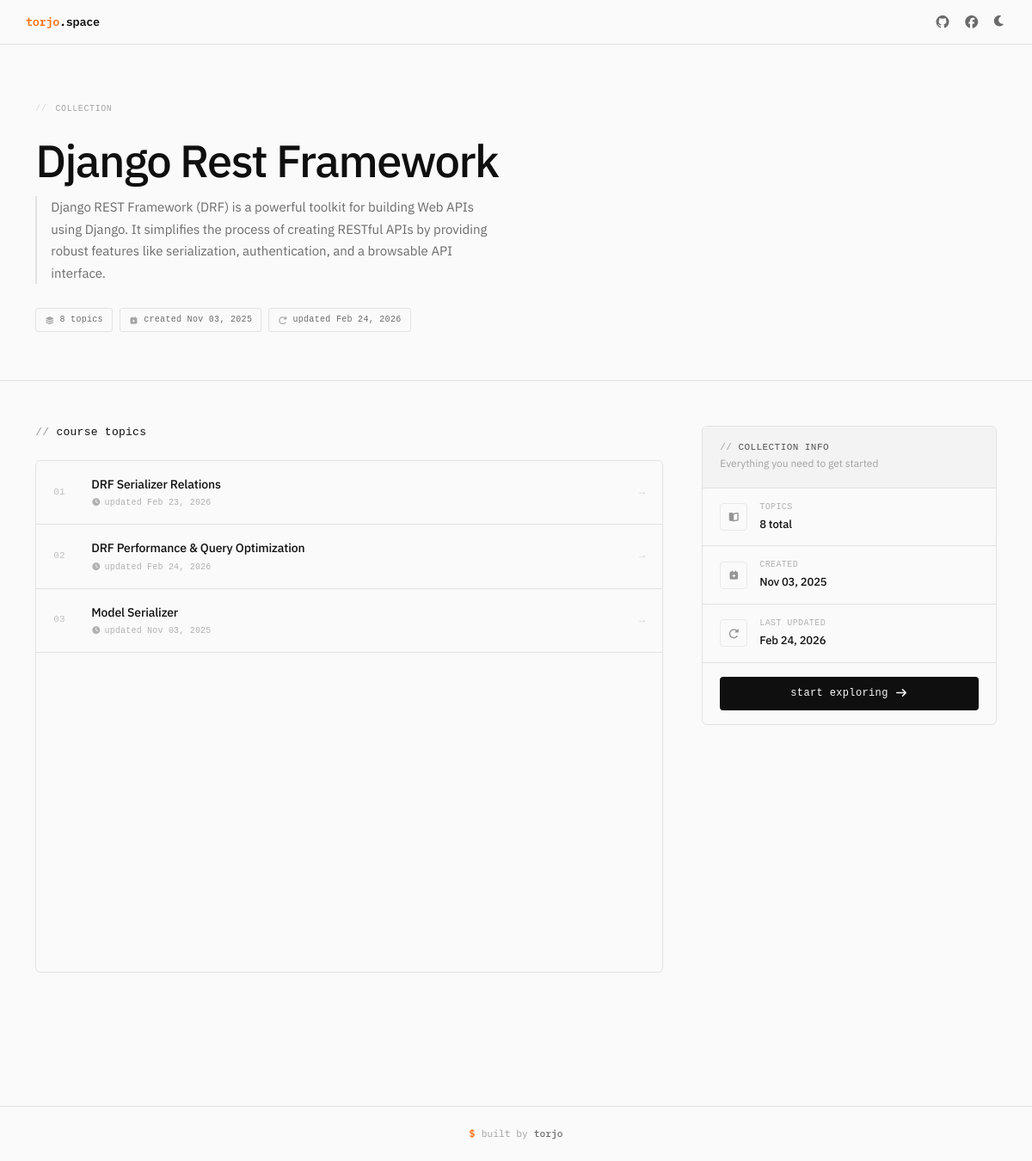
The page /collection/django-rest-framework/ on the database as committed earlier.
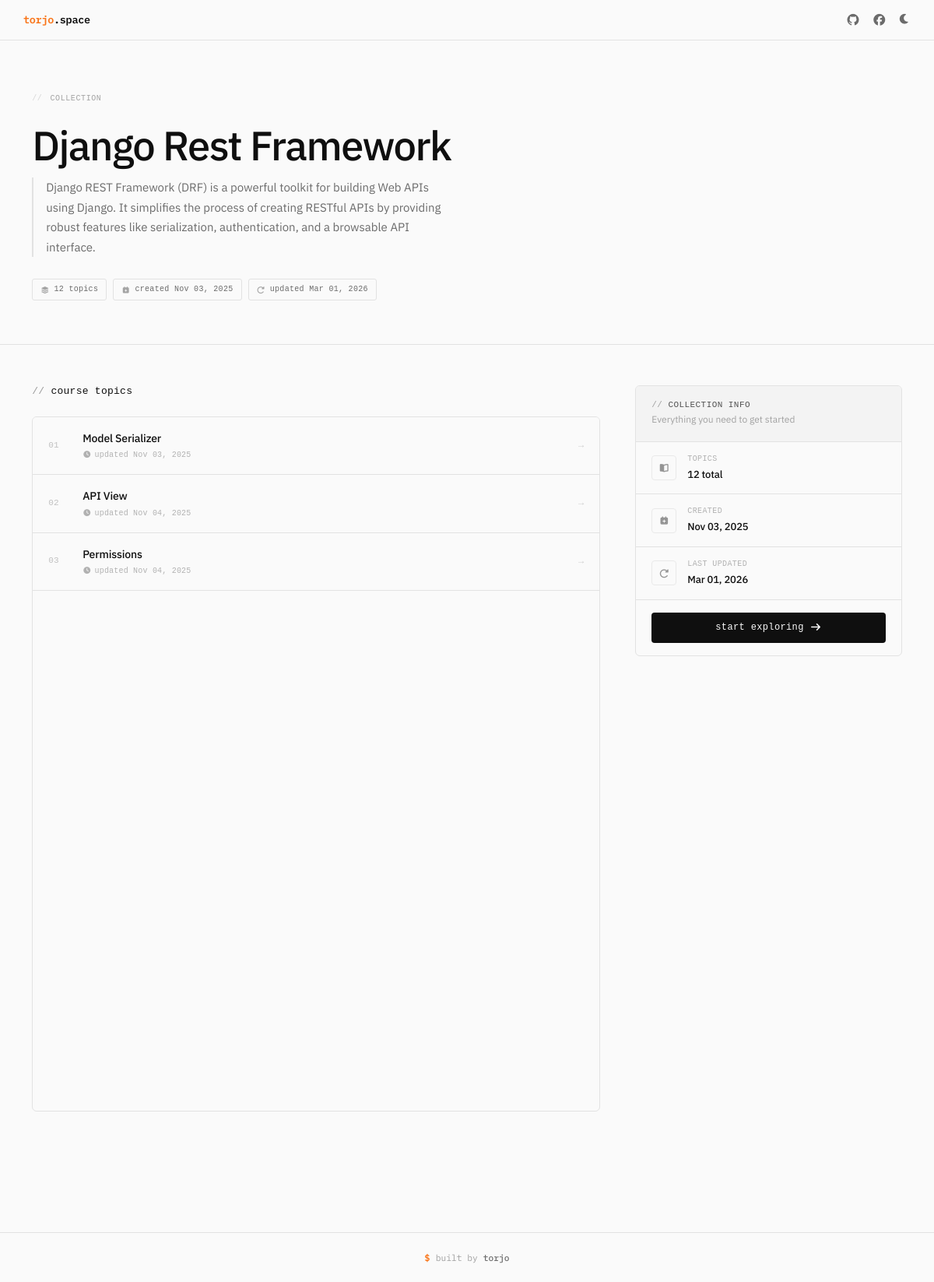
The same page on the database as committed later.
### doc/models.py (models this page shows, shortened)
class Collection(models.Model):
    title = models.CharField(max_length=200)
    slug = models.SlugField(unique=True, blank=True)
    description = models.TextField()
    created_by = models.ForeignKey(User, on_delete=models.CASCADE)
    created_at = models.DateTimeField(auto_now_add=True)
    updated_at = models.DateTimeField(auto_now=True)
    is_published = models.BooleanField(default=False)
    bg = models.ImageField(upload_to='collection_backgrounds/', blank=True, null=True)
    class Meta:
        ordering = ['-created_at']
    def __str__(self):
        return self.title

class Topic(models.Model):
    collection = models.ForeignKey(Collection, on_delete=models.CASCADE, related_name='topics')
    title = models.CharField(max_length=200)
    slug = models.SlugField(blank=True)
    order = models.PositiveIntegerField(default=0)
    group = models.CharField(max_length=100, blank=True, null=True)
    created_at = models.DateTimeField(auto_now_add=True)
    updated_at = models.DateTimeField(auto_now=True)
    class Meta:
        ordering = ['order', 'created_at']
        unique_together = ['collection', 'slug']

### doc/views.py (the view)
# urls.py: path('collection/<slug:slug>/', views.collection_detail, name='collection_detail'),
def collection_detail(request, slug):
    collection = Collection.objects.get(slug=slug)
    print('collection:', collection)
    topics = collection.topics.all()
    return render(request, 'doc/collection_detail.html', {'collection': collection, 'topics': topics})

### doc/templates/doc/collection_detail.html (shortened to what this page needs)
{% extends 'doc/base.html' %}
{% block content %}
{% load static %}
<section class="collection-hero">
    <div class="container">
        <div class="hero-eyebrow">collection</div>
        <h1>{{ collection.title }}</h1>
        <p class="hero-desc">{{ collection.description }}</p>
        <div class="hero-meta">
            <span class="meta-chip"><i class="fas fa-layer-group"></i> {{ topics.count }} topics</span>
            <span class="meta-chip"><i class="fas fa-calendar-plus"></i>
                created {{ collection.created_at|date:"M d, Y" }}</span>
            <span class="meta-chip"><i class="fas fa-rotate-right"></i>
                updated {{ collection.updated_at|date:"M d, Y" }}
            </span>
        </div>
    </div>
</section>
<section class="content-section">
    <div class="container">
        <div class="row g-5">
            <div class="col-lg-8">
                <div class="section-label fade-up">
                    <h3>course topics</h3>
                </div>
                {% if topics %}
                <div class="topic-list">
                    {% for topic in topics %}
                    <a href="{% url 'topic_detail' topic.id %}" class="topic-card fade-up">
                        <span class="topic-num">{{ forloop.counter|stringformat:"02d" }}</span>
                        <div class="topic-info">
                            <div class="topic-title">{{ topic.title }}</div>
                            <div class="topic-date">
                                <i class="fas fa-clock"></i>updated {{ topic.updated_at|date:"M d, Y" }}
                            </div>
                        </div>
                        <span class="topic-arrow">→</span>
                    </a>
                    {% endfor %}
                </div>
                {% else %}
                <div class="empty-state fade-up">
                    <p>no topics available yet in this collection</p>
                </div>
                {% endif %}
            </div>
            <div class="col-lg-4 fade-up">
                <div class="sidebar-card">
                    <div class="sidebar-header">
                        <h5>collection info</h5>
                        <p>Everything you need to get started</p>
                    </div>
                    <div class="sidebar-body">
                        <div class="stat-row">
                            <div class="stat-icon"><i class="fas fa-book-open"></i></div>
                            <div>
                                <div class="stat-label">topics</div>
                                <div class="stat-value">{{ topics.count }} total</div>
                            </div>
                        </div>
                        <div class="stat-row">
                            <div class="stat-icon"><i class="fas fa-calendar-plus"></i></div>
                            <div>
                                <div class="stat-label">created</div>
                                <div class="stat-value">{{ collection.created_at|date:"M d, Y" }}</div>
                            </div>
                        </div>
                        <div class="stat-row">
                            <div class="stat-icon"><i class="fas fa-rotate-right"></i></div>
                            <div>
                                <div class="stat-label">last updated</div>
                                <div class="stat-value">{{ collection.updated_at|date:"M d, Y" }}</div>
                            </div>
                        </div>
                    </div>
                    <div class="sidebar-footer">
                        {% if topics %}
                        <a href="{% url 'topic_detail' topics.0.id %}" class="start-btn">
                            start exploring <i class="fas fa-arrow-right"></i>
                        </a>
                        {% else %}
                        <button class="start-btn" disabled>no topics yet</button>
                        {% endif %}
                    </div>
                </div>
            </div>
        </div>
    </div>
</section>
{% endblock %}

Rows that differ between the two databases and show on the page:
no longer on this page (row edited): Topic: title "DRF Serializer Relations", updated_at "Feb 23, 2026"
no longer on this page (row edited): Topic: title "DRF Performance & Query Optimization", updated_at "Feb 24, 2026"
changed Collection "Django Rest Framework": count "8" → "12"; updated_at "Feb 24, 2026" → "Mar 01, 2026"
now on this page (row unchanged): Topic: title "API View", updated_at "Nov 04, 2025"
now on this page (row unchanged): Topic: title "Permissions", updated_at "Nov 04, 2025"
Other text that changed with them:
{{ topics.count }}: "8" → "12"
